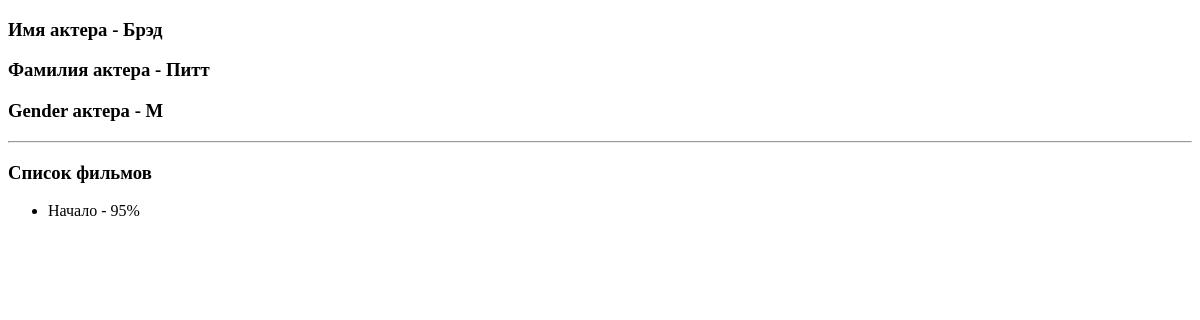
/actors/2, run on an earlier commit of the app's database.
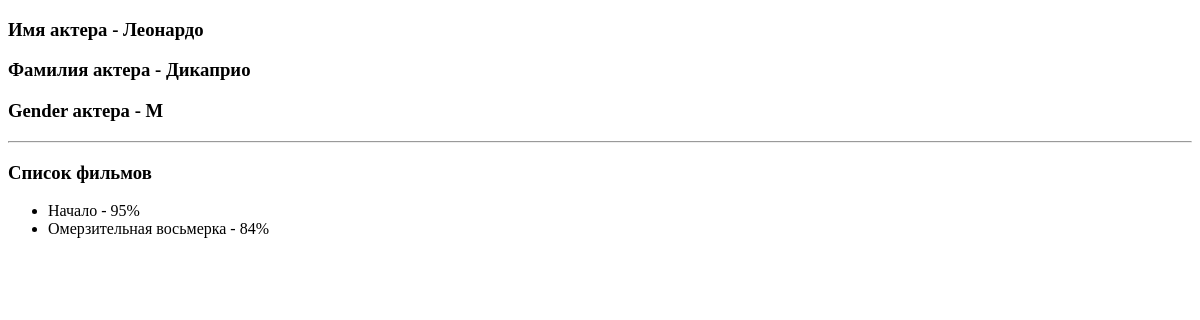
And on a later commit of the database.
### movie_app/models.py (models this page shows, shortened)
class Actor(models.Model):
    MALE = 'M'
    FEMALE = 'F'
    GENDERS = [
        (MALE, 'Мужчина'),
        (FEMALE, 'Женщина'),
    ]
    first_name = models.CharField(max_length=70)
    last_name = models.CharField(max_length=70)
    dressing = models.OneToOneField(DressingRoom, on_delete=models.SET_NULL, null=True, blank=True)
    gender = models.CharField(max_length=1, choices=GENDERS, default=MALE)

class Movie(models.Model):
    name = models.CharField(max_length=40)
    rating = models.IntegerField()
    year = models.IntegerField(null=True)
    budget = models.IntegerField(default=1000000)
    slug = models.SlugField(default='', null=False, db_index=True)  # дб индекс для быстрого поиска при расширении бд
    director = models.ForeignKey(Director, on_delete=models.CASCADE, null=True)
    actors = models.ManyToManyField(Actor)
    def __str__(self):
        return f'{self.name} - {self.rating}%'

### movie_app/views.py (the view)
# urls.py: path('actors/<int:actor_id>', views.one_actor, name='actor-detail'),
def one_actor(request, actor_id):
    actor = get_object_or_404(Actor, id=actor_id)
    return render(request, 'movie_app/one_actor.html', {
        'actor': actor
    })

### movie_app/templates/movie_app/one_actor.html (shortened to what this page needs)
{% extends 'movie_app/base.html' %}
{% block content %}
  <h3> Имя актера - {{ actor.first_name }} </h3>
  <h3> Фамилия актера - {{ actor.last_name }}</h3>
  <h3> Gender актера - {{ actor.gender }}</h3>
  <hr>
  <h3> Список фильмов </h3>
  <ul>
    {% for movie in actor.movie_set.all %}
        <li>{{ movie }}</li>
    {% endfor %}
  </ul>
{% endblock %}

What changed in the data, as far as the page shows it:
changed Actor: first_name "Брэд" → "Леонардо"; last_name "Питт" → "Дикаприо"
now on this page (row edited): Movie: name+rating "Омерзительная восьмерка - 84%"
